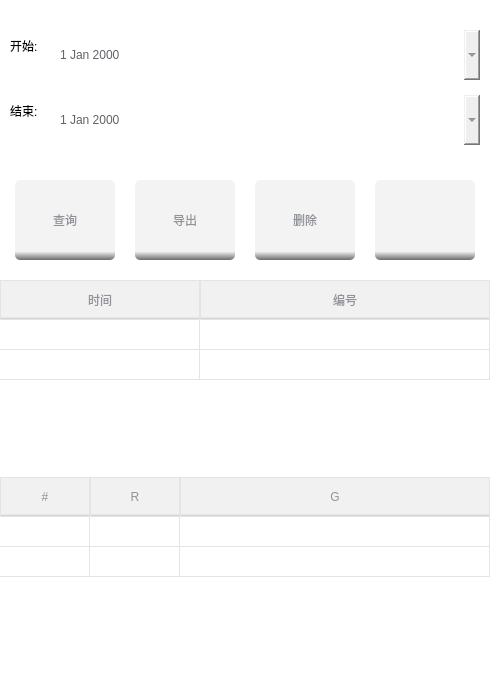
      <widget class="QWidget" name="queryPage">
       <layout class="QGridLayout" name="gridLayout_17">
        <property name="leftMargin">
         <number>0</number>
        </property>
        <property name="topMargin">
         <number>0</number>
        </property>
        <property name="rightMargin">
         <number>0</number>
        </property>
        <property name="bottomMargin">
         <number>0</number>
        </property>
        <property name="spacing">
         <number>0</number>
        </property>
        <item row="0" column="0">
         <widget class="QFrame" name="frame_7">
          <property name="styleSheet">
           <string notr="true">QFrame{
	
	background-color: rgb(255, 255, 255);
}</string>
          </property>
          <property name="frameShape">
           <enum>QFrame::NoFrame</enum>
          </property>
          <property name="frameShadow">
           <enum>QFrame::Raised</enum>
          </property>
          <layout class="QGridLayout" name="gridLayout_19">
           <property name="leftMargin">
            <number>0</number>
           </property>
           <property name="topMargin">
            <number>10</number>
           </property>
           <property name="rightMargin">
            <number>0</number>
           </property>
           <property name="bottomMargin">
            <number>10</number>
           </property>
           <property name="horizontalSpacing">
            <number>0</number>
           </property>
           <property name="verticalSpacing">
            <number>10</number>
           </property>
           <item row="0" column="0">
            <widget class="QFrame" name="frame_14">
             <property name="sizePolicy">
              <sizepolicy hsizetype="Expanding" vsizetype="Preferred">
               <horstretch>0</horstretch>
               <verstretch>0</verstretch>
              </sizepolicy>
             </property>
             <property name="minimumSize">
              <size>
               <width>0</width>
               <height>150</height>
              </size>
             </property>
             <property name="maximumSize">
              <size>
               <width>16777215</width>
               <height>150</height>
              </size>
             </property>
             <property name="styleSheet">
              <string notr="true"/>
             </property>
             <property name="frameShape">
              <enum>QFrame::NoFrame</enum>
             </property>
             <property name="frameShadow">
              <enum>QFrame::Raised</enum>
             </property>
             <layout class="QGridLayout" name="gridLayout_22">
              <property name="leftMargin">
               <number>10</number>
              </property>
              <property name="topMargin">
               <number>10</number>
              </property>
              <property name="rightMargin">
               <number>10</number>
              </property>
              <property name="bottomMargin">
               <number>0</number>
              </property>
              <property name="horizontalSpacing">
               <number>10</number>
              </property>
              <property name="verticalSpacing">
               <number>0</number>
              </property>
              <item row="0" column="0">
               <widget class="QFrame" name="frame_17">
                <property name="sizePolicy">
                 <sizepolicy hsizetype="Expanding" vsizetype="Preferred">
                  <horstretch>0</horstretch>
                  <verstretch>0</verstretch>
                 </sizepolicy>
                </property>
                <property name="maximumSize">
                 <size>
                  <width>16777215</width>
                  <height>120</height>
                 </size>
                </property>
                <property name="styleSheet">
                 <string notr="true">QLabel,QDateEdit,QComboBox{
	font: 57 14pt &quot;思源黑体 CN Medium&quot;;
	height: 50px;
}</string>
                </property>
                <property name="frameShape">
                 <enum>QFrame::NoFrame</enum>
                </property>
                <property name="frameShadow">
                 <enum>QFrame::Raised</enum>
                </property>
                <layout class="QGridLayout" name="gridLayout_23">
                 <property name="leftMargin">
                  <number>0</number>
                 </property>
                 <property name="topMargin">
                  <number>0</number>
                 </property>
                 <property name="rightMargin">
                  <number>0</number>
                 </property>
                 <property name="bottomMargin">
                  <number>0</number>
                 </property>
                 <property name="horizontalSpacing">
                  <number>0</number>
                 </property>
                 <property name="verticalSpacing">
                  <number>10</number>
                 </property>
                 <item row="1" column="0">
                  <layout class="QFormLayout" name="formLayout_5">
                   <property name="horizontalSpacing">
                    <number>10</number>
                   </property>
                   <property name="verticalSpacing">
                    <number>0</number>
                   </property>
                   <item row="0" column="0">
                    <widget class="QLabel" name="label_9">
                     <property name="text">
                      <string>结束:</string>
                     </property>
                    </widget>
                   </item>
                   <item row="0" column="1">
                    <widget class="QDateEdit" name="qEndDate">
                     <property name="styleSheet">
                      <string notr="true">QDateEdit{
	color: #606266;
	font: 57 16pt &quot;思源黑体 CN Medium&quot;;
	border:none;
	border-radius:5px;
	padding-left:10px;
	padding-right:10px;
	background-color:qlineargradient(spread:pad, x1:0.692, y1:0.926136, 		x2:0.692, y2:1, stop:0 rgba(241, 241, 241, 255), stop:1 rgba(182, 182, 			182, 255));
}
QDateEdit:hover{
	border: 1px solid #e4e4e4;
}
QDateEdit::drop-down{
	padding-right:10px;
	width: 10px;
	image: url(:/images/arrow_down.png);
}
QCalendarWidget{
	font: 14pt &quot;思源黑体 CN Normal&quot;;
}
QCalendarWidget QWidget#qt_calendar_navigationbar{
	background-color: qlineargradient(x1: 0, y1: 0, x2: 1, y2: 0,stop: 0 #313947, stop: 1 #34375E);	
}
QCalendarWidget QToolButton{
    color: white;background-color: rgba(255, 255, 255, 0);
}
QCalendarWidget QSpinBox::up-button{
    background-color: rgba(255, 255, 255, 100);
    width:20px;
	image: url(:/images/arrow_up.png);
}
QCalendarWidget QSpinBox::down-button{
    background-color: rgba(255, 255, 255, 100);
    width:20px;
	image: url(:/images/arrow_down.png);
}
QCalendarWidget QSpinBox::up-button:hover{
	background-color: rgba(215, 218, 223, 100);
}
QCalendarWidget QSpinBox::down-button:hover{
	background-color: rgba(215, 218, 223, 100);
}</string>
                     </property>
                     <property name="calendarPopup">
                      <bool>true</bool>
                     </property>
                    </widget>
                   </item>
                  </layout>
                 </item>
                 <item row="0" column="0">
                  <layout class="QFormLayout" name="formLayout_3">
                   <property name="horizontalSpacing">
                    <number>10</number>
                   </property>
                   <property name="verticalSpacing">
                    <number>0</number>
                   </property>
                   <item row="0" column="0">
                    <widget class="QLabel" name="label_3">
                     <property name="text">
                      <string>开始:</string>
                     </property>
                    </widget>
                   </item>
                   <item row="0" column="1">
                    <widget class="QDateEdit" name="qBeginDate">
                     <property name="styleSheet">
                      <string notr="true">QDateEdit{
	color: #606266;
	font: 57 16pt &quot;思源黑体 CN Medium&quot;;
	border:none;
	border-radius:5px;
	padding-left:10px;
	padding-right:10px;
	background-color:qlineargradient(spread:pad, x1:0.692, y1:0.926136, 		x2:0.692, y2:1, stop:0 rgba(241, 241, 241, 255), stop:1 rgba(182, 182, 			182, 255));
}
QDateEdit:hover{
	border: 1px solid #e4e4e4;
}
QDateEdit::drop-down{
	padding-right:10px;
	width: 10px;
	image: url(:/images/arrow_down.png);
}
QCalendarWidget{
	font: 14pt &quot;思源黑体 CN Normal&quot;;
}
QCalendarWidget QWidget#qt_calendar_navigationbar{
	background-color: qlineargradient(x1: 0, y1: 0, x2: 1, y2: 0,stop: 0 #313947, stop: 1 #34375E);	
}
QCalendarWidget QToolButton{
    color: white;background-color: rgba(255, 255, 255, 0);
}
QCalendarWidget QSpinBox::up-button{
    background-color: rgba(255, 255, 255, 100);
    width:20px;
	image: url(:/images/arrow_up.png);
}
QCalendarWidget QSpinBox::down-button{
    background-color: rgba(255, 255, 255, 100);
    width:20px;
	image: url(:/images/arrow_down.png);
}
QCalendarWidget QSpinBox::up-button:hover{
	background-color: rgba(215, 218, 223, 100);
}
QCalendarWidget QSpinBox::down-button:hover{
	background-color: rgba(215, 218, 223, 100);
}</string>
                     </property>
                     <property name="calendarPopup">
                      <bool>true</bool>
                     </property>
                    </widget>
                   </item>
                  </layout>
                 </item>
                </layout>
               </widget>
              </item>
             </layout>
            </widget>
           </item>
           <item row="2" column="0">
            <widget class="QFrame" name="frame_15">
             <property name="sizePolicy">
              <sizepolicy hsizetype="Expanding" vsizetype="Expanding">
               <horstretch>0</horstretch>
               <verstretch>0</verstretch>
              </sizepolicy>
             </property>
             <property name="frameShape">
              <enum>QFrame::NoFrame</enum>
             </property>
             <property name="frameShadow">
              <enum>QFrame::Raised</enum>
             </property>
             <layout class="QGridLayout" name="gridLayout_4">
              <property name="leftMargin">
               <number>0</number>
              </property>
              <property name="topMargin">
               <number>0</number>
              </property>
              <property name="rightMargin">
               <number>0</number>
              </property>
              <property name="bottomMargin">
               <number>0</number>
              </property>
              <property name="horizontalSpacing">
               <number>0</number>
              </property>
              <property name="verticalSpacing">
               <number>5</number>
              </property>
              <item row="0" column="0">
               <widget class="QTableWidget" name="qTableWidget_1">
                <property name="maximumSize">
                 <size>
                  <width>16777215</width>
                  <height>270</height>
                 </size>
                </property>
                <property name="styleSheet">
                 <string notr="true">/*QTableView 左上角样式*/
QTableWidget QTableCornerButton::section {
    border: 5px solid rgba(241, 241, 241, 255);
    background-color:rgba(241, 241, 241, 255);
 }
QTableWidget {
	font-size:12pt;
    color: #606266;/*表格内文字颜色*/
    gridline-color: #e4e4e4;/*表格内框颜色*/
    background-color: #fff; /*表格内背景色*/
}
QHeaderView {
    color:#606266;
	font: 75 14pt &quot;思源黑体 CN Bold&quot;;
    background-color:rgba(241, 241, 241, 255);
    min-height:40px;
}
QHeaderView::section {
    color: #909399;
    background-color: qlineargradient(spread:pad, x1:0.692, y1:0.926136,x2:0.692, y2:1, stop:0 rgba(241, 241, 241, 255), stop:1 rgba(182, 182,182, 255));
	border: 1px solid #e4e4e4;
}</string>
                </property>
                <property name="frameShape">
                 <enum>QFrame::NoFrame</enum>
                </property>
                <attribute name="horizontalHeaderDefaultSectionSize">
                 <number>200</number>
                </attribute>
                <attribute name="horizontalHeaderStretchLastSection">
                 <bool>true</bool>
                </attribute>
                <attribute name="verticalHeaderVisible">
                 <bool>false</bool>
                </attribute>
                <row>
                 <property name="text">
                  <string>新建行</string>
                 </property>
                </row>
                <row>
                 <property name="text">
                  <string>新建行</string>
                 </property>
                </row>
                <column>
                 <property name="text">
                  <string>时间</string>
                 </property>
                 <property name="textAlignment">
                  <set>AlignCenter</set>
                 </property>
                </column>
                <column>
                 <property name="text">
                  <string>编号</string>
                 </property>
                 <property name="textAlignment">
                  <set>AlignCenter</set>
                 </property>
                </column>
                <item row="0" column="0">
                 <property name="text">
                  <string/>
                 </property>
                </item>
                <item row="1" column="0">
                 <property name="text">
                  <string/>
                 </property>
                </item>
               </widget>
              </item>
              <item row="1" column="0">
               <widget class="QTableWidget" name="qTableWidget_2">
                <property name="maximumSize">
                 <size>
                  <width>16777215</width>
                  <height>270</height>
                 </size>
                </property>
                <property name="font">
                 <font>
                  <pointsize>12</pointsize>
                 </font>
                </property>
                <property name="styleSheet">
                 <string notr="true">/*QTableView 左上角样式*/
QTableWidget QTableCornerButton::section {
    border: 5px solid rgba(241, 241, 241, 255);
    background-color:rgba(241, 241, 241, 255);
 }
QTableWidget {
	font-size:12pt;
    color: #606266;/*表格内文字颜色*/
    gridline-color: #e4e4e4;/*表格内框颜色*/
    background-color: #fff; /*表格内背景色*/
}
QHeaderView {
    color:#606266;
	font: 75 14pt &quot;思源黑体 CN Bold&quot;;
    background-color:rgba(241, 241, 241, 255);
    min-height:40px;
}
QHeaderView::section {
    color: #909399;
    background-color: qlineargradient(spread:pad, x1:0.692, y1:0.926136,x2:0.692, y2:1, stop:0 rgba(241, 241, 241, 255), stop:1 rgba(182, 182,182, 255));
	border: 1px solid #e4e4e4;
}</string>
                </property>
                <property name="frameShape">
                 <enum>QFrame::NoFrame</enum>
                </property>
                <attribute name="horizontalHeaderDefaultSectionSize">
                 <number>90</number>
                </attribute>
                <attribute name="horizontalHeaderStretchLastSection">
                 <bool>true</bool>
                </attribute>
                <attribute name="verticalHeaderVisible">
                 <bool>false</bool>
                </attribute>
                <row>
                 <property name="text">
                  <string>1</string>
                 </property>
                </row>
                <row>
                 <property name="text">
                  <string>2</string>
                 </property>
                </row>
                <column>
                 <property name="text">
                  <string>#</string>
                 </property>
                </column>
                <column>
                 <property name="text">
                  <string>R</string>
                 </property>
                </column>
                <column>
                 <property name="text">
                  <string>G</string>
                 </property>
                </column>
               </widget>
              </item>
             </layout>
            </widget>
           </item>
           <item row="1" column="0">
            <widget class="QFrame" name="frame_16">
             <property name="sizePolicy">
              <sizepolicy hsizetype="Expanding" vsizetype="Preferred">
               <horstretch>0</horstretch>
               <verstretch>0</verstretch>
              </sizepolicy>
             </property>
             <property name="minimumSize">
              <size>
               <width>0</width>
               <height>100</height>
              </size>
             </property>
             <property name="maximumSize">
              <size>
               <width>16777215</width>
               <height>100</height>
              </size>
             </property>
             <property name="styleSheet">
              <string notr="true">QPushButton{
	color: #fff;
	max-height:80px;
	min-height:80px;
	min-width:80px;
	max-width:80px;
	font: 57 16pt &quot;思源黑体 CN Medium&quot;;
	border:none;
	outline:none;
	border-radius:10px;
	background-color:rgba(64, 158, 255, 255);
}
QPushButton:hover{
	color: #fff;
	background-color: rgba(255, 135, 76, 255);
}

QPushButton:pressed{
	color: #fff;
	background-color: rgba(255, 76, 76, 255);
}</string>
             </property>
             <property name="frameShape">
              <enum>QFrame::NoFrame</enum>
             </property>
             <property name="frameShadow">
              <enum>QFrame::Raised</enum>
             </property>
             <layout class="QGridLayout" name="gridLayout_21">
              <property name="leftMargin">
               <number>0</number>
              </property>
              <property name="topMargin">
               <number>0</number>
              </property>
              <property name="rightMargin">
               <number>0</number>
              </property>
              <property name="bottomMargin">
               <number>0</number>
              </property>
              <property name="horizontalSpacing">
               <number>20</number>
              </property>
              <property name="verticalSpacing">
               <number>0</number>
              </property>
              <item row="0" column="0">
               <spacer name="horizontalSpacer_9">
                <property name="orientation">
                 <enum>Qt::Horizontal</enum>
                </property>
                <property name="sizeHint" stdset="0">
                 <size>
                  <width>15</width>
                  <height>20</height>
                 </size>
                </property>
               </spacer>
              </item>
              <item row="0" column="5">
               <spacer name="horizontalSpacer_10">
                <property name="orientation">
                 <enum>Qt::Horizontal</enum>
                </property>
                <property name="sizeHint" stdset="0">
                 <size>
                  <width>15</width>
                  <height>20</height>
                 </size>
                </property>
               </spacer>
              </item>
              <item row="0" column="2">
               <widget class="QPushButton" name="qExportBtn">
                <property name="cursor">
                 <cursorShape>PointingHandCursor</cursorShape>
                </property>
                <property name="styleSheet">
                 <string notr="true">QPushButton{
	max-width: 100px;
	min-width: 100px;
	max-height: 80px;
	min-height: 80px;
	font: 87 16pt &quot;思源黑体 CN Heavy&quot;;
	color: #909399;
	border:none;
	border-radius:5px;
	background-color:qlineargradient(spread:pad, x1:1, y1:0.892, x2:1, y2:1, stop:0 rgba(243, 243, 243, 255), stop:1 rgba(108, 108, 108, 255));
}
QPushButton:hover{
	color: #fff;
	background-color: qlineargradient(spread:pad, x1:1, y1:0.892, x2:1, y2:1, stop:0 rgba(255, 135, 76, 255), stop:1 rgba(108, 108, 108, 255));
}

QPushButton:pressed{
	color: #fff;
	background-color: qlineargradient(spread:pad, x1:1, y1:0.892, x2:1, y2:1, stop:0 rgba(255, 76, 76, 255), stop:1 rgba(108, 108, 108, 255));
}
QPushButton:disabled{
	background-color: qlineargradient(spread:pad, x1:1, y1:0.892, x2:1, y2:1, stop:0 rgba(144, 147, 153, 255), stop:1 rgba(94, 94, 94, 255));
}</string>
                </property>
                <property name="text">
                 <string>导出</string>
                </property>
               </widget>
              </item>
              <item row="0" column="4">
               <widget class="QPushButton" name="qBackBtn">
                <property name="cursor">
                 <cursorShape>PointingHandCursor</cursorShape>
                </property>
                <property name="styleSheet">
                 <string notr="true">QPushButton{
	max-width: 100px;
	min-width: 100px;
	max-height: 80px;
	min-height: 80px;
	font: 87 16pt &quot;思源黑体 CN Heavy&quot;;
	color: #909399;
	border:none;
	border-radius:5px;
	background-color:qlineargradient(spread:pad, x1:1, y1:0.892, x2:1, y2:1, stop:0 rgba(243, 243, 243, 255), stop:1 rgba(108, 108, 108, 255));
}
QPushButton:hover{
	color: #fff;
	background-color: qlineargradient(spread:pad, x1:1, y1:0.892, x2:1, y2:1, stop:0 rgba(255, 135, 76, 255), stop:1 rgba(108, 108, 108, 255));
}

QPushButton:pressed{
	color: #fff;
	background-color: qlineargradient(spread:pad, x1:1, y1:0.892, x2:1, y2:1, stop:0 rgba(255, 76, 76, 255), stop:1 rgba(108, 108, 108, 255));
}
QPushButton:disabled{
	background-color: qlineargradient(spread:pad, x1:1, y1:0.892, x2:1, y2:1, stop:0 rgba(144, 147, 153, 255), stop:1 rgba(94, 94, 94, 255));
}</string>
                </property>
                <property name="text">
                 <string/>
                </property>
                <property name="icon">
                 <iconset resource="images.qrc">
                  <normaloff>:/images/back.png</normaloff>:/images/back.png</iconset>
                </property>
                <property name="iconSize">
                 <size>
                  <width>48</width>
                  <height>48</height>
                 </size>
                </property>
               </widget>
              </item>
              <item row="0" column="3">
               <widget class="QPushButton" name="qClearBtn">
                <property name="cursor">
                 <cursorShape>PointingHandCursor</cursorShape>
                </property>
                <property name="styleSheet">
                 <string notr="true">QPushButton{
	max-width: 100px;
	min-width: 100px;
	max-height: 80px;
	min-height: 80px;
	font: 87 16pt &quot;思源黑体 CN Heavy&quot;;
	color: #909399;
	border:none;
	border-radius:5px;
	background-color:qlineargradient(spread:pad, x1:1, y1:0.892, x2:1, y2:1, stop:0 rgba(243, 243, 243, 255), stop:1 rgba(108, 108, 108, 255));
}
QPushButton:hover{
	color: #fff;
	background-color: qlineargradient(spread:pad, x1:1, y1:0.892, x2:1, y2:1, stop:0 rgba(255, 135, 76, 255), stop:1 rgba(108, 108, 108, 255));
}

QPushButton:pressed{
	color: #fff;
	background-color: qlineargradient(spread:pad, x1:1, y1:0.892, x2:1, y2:1, stop:0 rgba(255, 76, 76, 255), stop:1 rgba(108, 108, 108, 255));
}
QPushButton:disabled{
	background-color: qlineargradient(spread:pad, x1:1, y1:0.892, x2:1, y2:1, stop:0 rgba(144, 147, 153, 255), stop:1 rgba(94, 94, 94, 255));
}</string>
                </property>
                <property name="text">
                 <string>删除</string>
                </property>
               </widget>
              </item>
              <item row="0" column="1">
               <widget class="QPushButton" name="qQueryBtn">
                <property name="cursor">
                 <cursorShape>PointingHandCursor</cursorShape>
                </property>
                <property name="styleSheet">
                 <string notr="true">QPushButton{
	max-width: 100px;
	min-width: 100px;
	max-height: 80px;
	min-height: 80px;
	font: 87 16pt &quot;思源黑体 CN Heavy&quot;;
	color: #909399;
	border:none;
	border-radius:5px;
	background-color:qlineargradient(spread:pad, x1:1, y1:0.892, x2:1, y2:1, stop:0 rgba(243, 243, 243, 255), stop:1 rgba(108, 108, 108, 255));
}
QPushButton:hover{
	color: #fff;
	background-color: qlineargradient(spread:pad, x1:1, y1:0.892, x2:1, y2:1, stop:0 rgba(255, 135, 76, 255), stop:1 rgba(108, 108, 108, 255));
}

QPushButton:pressed{
	color: #fff;
	background-color: qlineargradient(spread:pad, x1:1, y1:0.892, x2:1, y2:1, stop:0 rgba(255, 76, 76, 255), stop:1 rgba(108, 108, 108, 255));
}
QPushButton:disabled{
	background-color: qlineargradient(spread:pad, x1:1, y1:0.892, x2:1, y2:1, stop:0 rgba(144, 147, 153, 255), stop:1 rgba(94, 94, 94, 255));
}</string>
                </property>
                <property name="text">
                 <string>查询</string>
                </property>
               </widget>
              </item>
             </layout>
            </widget>
           </item>
          </layout>
         </widget>
        </item>
       </layout>
      </widget>
